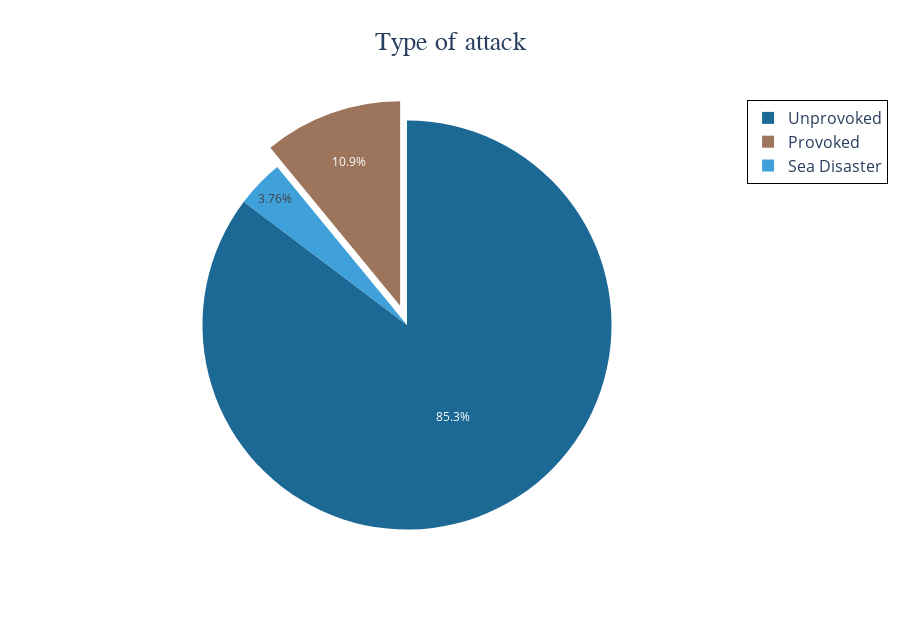

The code cell stored with this chart in its notebook:
### Markdown cell above
### GRÁFICA PARA VISUALIZAR EL TIPO DE ATAQUE

### Code cell
type = df.groupby(["Type"]).size().reset_index(name= "count")

fig = px.pie(type, 
             values="count", 
             names="Type", 
             title= "Type of attack", 
             width=900, 
             height=630,
             color_discrete_sequence= [px.colors.qualitative.Prism[1], px.colors.qualitative.T10[8]]
             )

fig.update_traces(pull=[0.1, 0, 0])

title = {'x':0.5,'font': {'size': 26, 'family': 'Arial'}}

legend= {
        "title_font_family" :"Times New Roman",
        "font" : {"size": 16},
        "bordercolor" : "Black",
        "borderwidth": 1}

fig.update_layout(title = title, legend = legend)

fig.show()

### Figure 1 — Plotly figure (JSON) as saved in the notebook; plotly's stock layout.template omitted (floating-point values rounded to 4 significant figures)
{"data": [{"domain": {"x": [0, 1], "y": [0, 1]}, "hovertemplate": "Type=%{label}<br>count=%{value}<extra></extra>", "labels": ["Provoked", "Sea Disaster", "Unprovoked"], "legendgroup": "", "name": "", "pull": [0.1, 0, 0], "showlegend": true, "type": "pie", "values": [617, 212, 4810]}], "layout": {"height": 630, "legend": {"bordercolor": "Black", "borderwidth": 1, "font": {"size": 16}, "title": {"font": {"family": "Times New Roman"}}, "tracegroupgap": 0}, "piecolorway": ["rgb(29, 105, 150)", "#9D755D"], "title": {"font": {"family": "Arial", "size": 26}, "text": "Type of attack", "x": 0.5}, "width": 900}}
